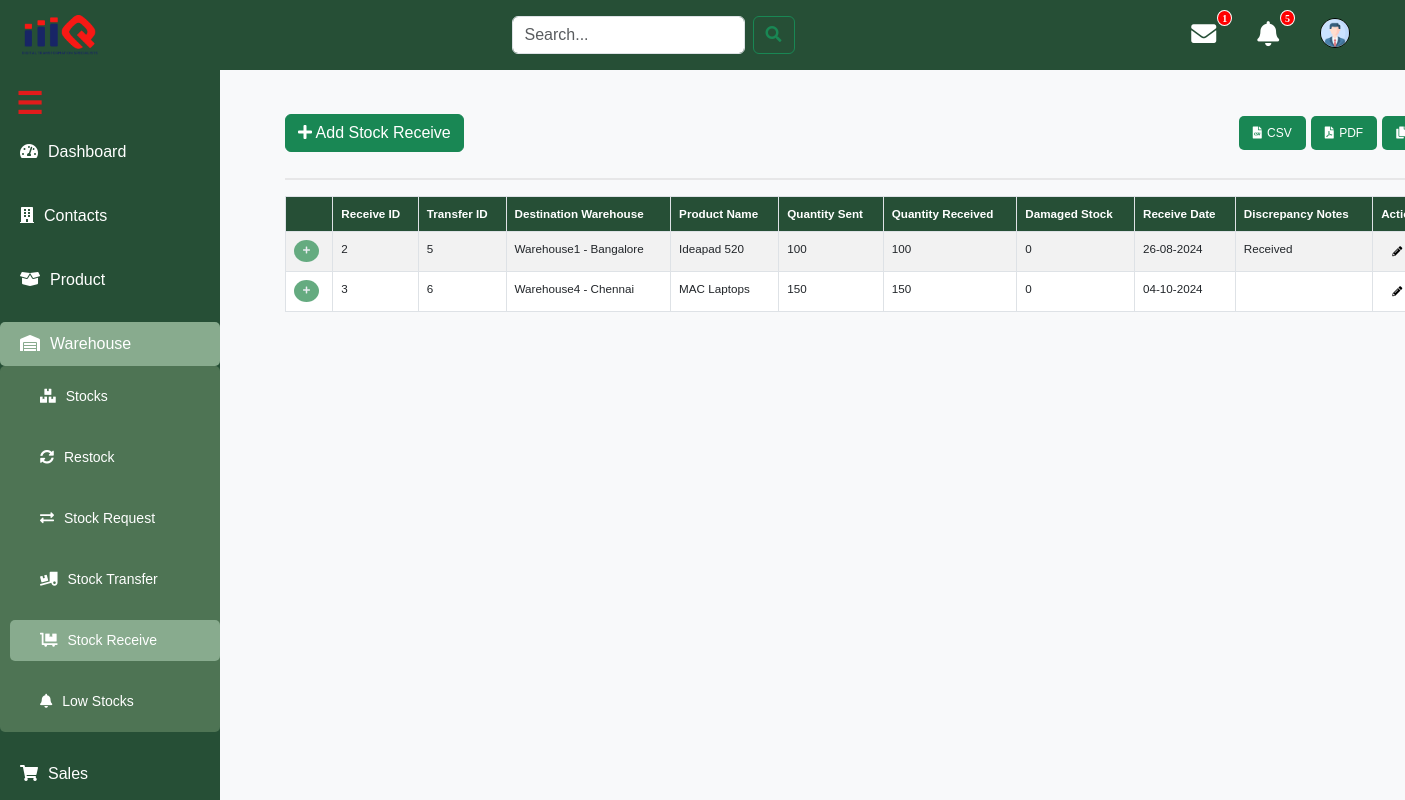
The app's page /stock_transfer_received_table/ with its own data.
### IMS_Admin/models.py (models this page shows, shortened)
class StockTransferReceive(models.Model):
    transfer_request = models.ForeignKey(StockTransferSend, on_delete=models.CASCADE, related_name='receives')
    destination_warehouse = models.ForeignKey(Warehouse, on_delete=models.CASCADE, related_name='incoming_stock')
    product = models.ForeignKey(Product, on_delete=models.CASCADE)
    quantity_send = models.PositiveIntegerField()
    damaged_stock = models.PositiveIntegerField()
    quantity_received = models.PositiveIntegerField()
    receive_date = models.DateTimeField(auto_now_add=True)
    discrepancy_notes = models.TextField(blank=True, null=True)

class StockTransferSend(models.Model):
    transfer_request = models.ForeignKey(StockTransferRequest, on_delete=models.CASCADE, related_name='sends')
    source_warehouse = models.ForeignKey(Warehouse, on_delete=models.CASCADE, related_name='outgoing_transfers')
    destination_warehouse = models.ForeignKey(Warehouse, on_delete=models.CASCADE, related_name='incoming_transfers')
    product = models.ForeignKey(Product, on_delete=models.CASCADE)
    quantity_requested = models.IntegerField()
    quantity_sent = models.PositiveIntegerField()
    send_date = models.DateTimeField(auto_now_add=True)

class Warehouse(models.Model):
    name = models.CharField(max_length=255, unique=True)  # Name of the warehouse
    location = models.TextField()  # Location/address of the warehouse
    capacity = models.IntegerField()  # Capacity of the warehouse (e.g., max number of units it can store)
    current_stock = models.IntegerField(default=0)  # Current stock level in the warehouse
    manager_name = models.ForeignKey(Employee, on_delete=models.CASCADE)  # Name of the warehouse manager
    manager_contact = models.CharField(max_length=20)  # Contact number of the manager
    email = models.EmailField(null=True, blank=True)  # Email of the manager
    contact_number = models.CharField(max_length=20, null=True, blank=True)  # Main contact number for the warehouse
    notes = models.TextField(null=True, blank=True)  # Additional notes or comments about the warehouse
    def __str__(self):
        return f"{self.name} - {self.location}"

class Product(models.Model):
    product_id = models.CharField(max_length=10, unique=True, primary_key=True)
    category = models.ForeignKey(Category, on_delete=models.CASCADE, to_field="id")
    product_name = models.CharField(max_length=255)
    sku = models.CharField(max_length=100)
    unit = models.CharField(max_length=50, default="Piece")
    weight = models.DecimalField(max_digits=10, decimal_places=2, null=True, blank=True)
    weight_unit = models.CharField(max_length=10, default="kg")
    length = models.DecimalField(max_digits=10, decimal_places=2, null=True, blank=True)
    width = models.DecimalField(max_digits=10, decimal_places=2, null=True, blank=True)
    height = models.DecimalField(max_digits=10, decimal_places=2, null=True, blank=True)
    dimension_unit = models.CharField(max_length=10, default="cm")
    cost_price = models.DecimalField(max_digits=10, decimal_places=2)
    selling_price = models.DecimalField(max_digits=10, decimal_places=2)
    supplier = models.ForeignKey(Supplier, on_delete=models.CASCADE, to_field="id")
    brand = models.ForeignKey(Brand, on_delete=models.CASCADE, to_field="id")
    hsn_code = models.CharField(max_length=255, unique=True)
    image = models.ImageField(upload_to="product_images/", null=True, blank=True)
    description = models.TextField()
    is_available = models.BooleanField(default=True)
    def __str__(self):
        return self.product_name

### IMS_Admin/views.py (the view)
# urls.py: path('stock_transfer_received_table/', stock_transfer_received_table, name='stock_transfer_received_table'),
def stock_transfer_received_table(request):
    receives=StockTransferReceive.objects.all()
    return render(request, 'IMS_admin/stock_transfer_received_table.html', {
        'receives': receives,
    })

### IMS_Admin/context_processor.py (called while the page is built, shortened)
def session_data(request):
    user_data = {
        'userid': None,
        'username': None,
        'emailid': None,
        'department': None,
        'phone_number': None,
        'first_name': None,  # Adding first name separately for your use in templates
    }
    return {'emp': user_data}

### templates/IMS_admin/stock_transfer_received_table.html (shortened to what this page needs)
{% include 'base/base.html' %}
{% load static %}
{% block content %}
<nav class="navbar navbar-expand-lg navbar-light bg-light">
  <div class="container-fluid">
    <button type="button" id="sidebarCollapse" class="btn btn-info">
        <span>Toggle Sidebar</span>
    </button>
  </div>
</nav>
<div class="container">
    <div class="table-container">
        <div class="row mb-2">
            <div class="col-12">
                <div class="button-container">
                    <button class="btn btn-success" id="addTransferBtn"><i class="fas fa-plus"></i> Add Stock Receive</button>
                    <div class="action-buttons">
                        <button class="btn btn-success csv-pdf-copy" id="csvExportBtn"><i class="fas fa-file-csv"></i> CSV</button>
                        <button class="btn btn-success csv-pdf-copy" id="pdfExportBtn"><i class="fas fa-file-pdf"></i> PDF</button>
                        <button class="btn btn-success csv-pdf-copy" id="copyBtn"><i class="fas fa-copy"></i> Copy</button>
                    </div>
                </div>
            </div>
        </div>
        <hr style="border-top: 2px solid #b3b1b1;">
        <div class="table-responsive">
            <table class="table table-striped" id="transferSendTable">
                <thead>
                    <tr>
                        <th></th>
                        <th>Receive ID</th>
                        <th>Transfer ID</th>
                        <th>Destination Warehouse</th>
                        <th>Product Name</th>
                        <th>Quantity Sent</th>
                        <th>Quantity Received</th>
                        <th>Damaged Stock</th>
                        <th>Receive Date</th>
                        <th>Discrepancy Notes</th>
                        <th>Actions</th>
                    </tr>
                </thead>
                <tbody>
                    {% for receive in receives %}
                    <tr>
                        <td>
                            <button class="btn btn-sm" data-bs-toggle="modal" data-bs-target="#viewModal{{ receive.id }}"><i class="fas fa-plus"></i></button>
                        </td>
                        <td>{{ receive.id }}</td>
                        <td>{{ receive.transfer_request.id }}</td>
                        <td>{{ receive.destination_warehouse }}</td>
                        <td>{{ receive.product }}</td>
                        <td>{{ receive.quantity_send }}</td>
                        <td>{{ receive.quantity_received }}</td>
                        <td>{{ receive.damaged_stock }}</td>
                        <td>{{ receive.receive_date|date:"d-m-Y" }}</td>
                        <td>{{ receive.discrepancy_notes }}</td>
                        <td>
                            <div class="action-buttons">
                                <a href="{% url 'edit_stock_transfer_received' receive.id %}">
                                    <button class="edit-button">
                                        <i class="fas fa-pencil-alt"></i>
                                    </button>
                                </a>
                            </div>
                        </td>
                    </tr>
                    {% endfor %}
                </tbody>
            </table>
        </div>
    </div>
</div>
{% endblock %}

### static/css/base/base.css (style rules this page uses)
body { font-family: "Arial", sans-serif; margin: 0; padding: 0; }
.navbar { background-color: #264f36; padding: 10px; transition: all 0.3s ease; }
body, .sidebar { -ms-overflow-style: none; scrollbar-width: none; }
.container { margin-left: 250px; padding: 20px; transition: all 0.3s ease; }

### templates/IMS_admin/stock_transfer_received_table.html (style rules this page uses)
body { font-family: Arial, Helvetica, sans-serif; background-color: #f8f9fa; font-size: 14px; padding: 5px; }
.container { padding: 10px; }
.table-container { overflow-x: auto; width: calc(100% - 7%); padding: 20px; font-size: smaller; position: relative; margin-bottom: 15px; }
.table-container th, .table-container td { border: 1px solid #dee2e6; padding: 8px; text-align: left; }
.table-container th { background-color: #264f36; color: #ffffff; }
.table-container tr:nth-child(even) { background-color: #f8f9fa; }
.action-buttons button { padding: 4px 8px; font-size: 10px; border: none; border-radius: 5px; cursor: pointer; }
.action-buttons button i { margin-right: 2px; }
.button-container { display: flex; justify-content: space-between; align-items: center; margin-bottom: 10px; }
.btn-success.csv-pdf-copy { padding: 8px 14px; font-size: 12px; border-radius: 5px; margin-left: 5px; }
.edit-button, .delete-button { background-color: transparent; padding: 12px; font-size: 14px; border: none; border-radius: 5px; cursor: pointer; }
.edit-button i, .delete-button i { margin-right: 4px; }
.action-buttons { display: flex; justify-content: space-evenly; }
.btn-sm { color: #eaecf1; font-size: 8px; border-radius: 50%; background-color: #65ab80; }

### records on screen
StockTransferReceive: id "2", transfer_request.id "5", destination_warehouse "Warehouse1 - Bangalore", product "Ideapad 520", quantity_send "100", quantity_received "100", damaged_stock "0", receive_date "26-08-2024", discrepancy_notes "Received"
StockTransferReceive: id "3", transfer_request.id "6", destination_warehouse "Warehouse4 - Chennai", product "MAC Laptops", quantity_send "150", quantity_received "150", damaged_stock "0", receive_date "04-10-2024"
